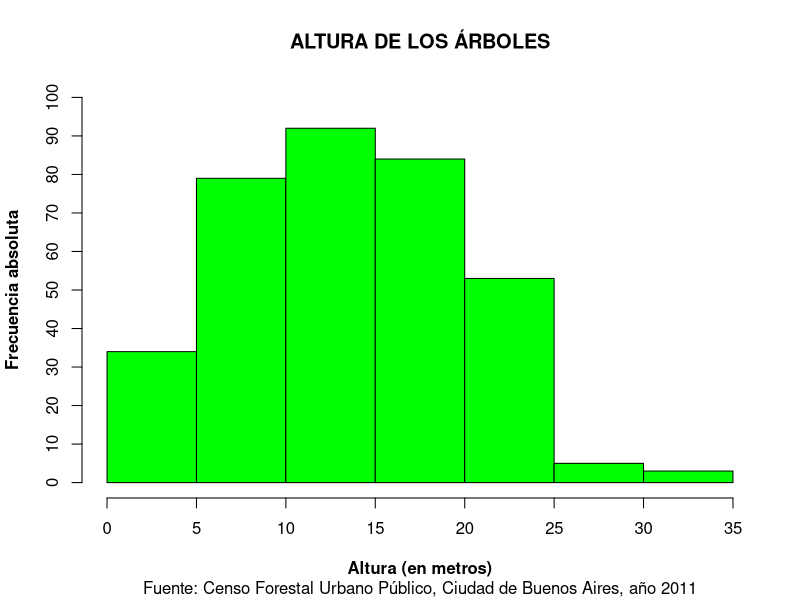
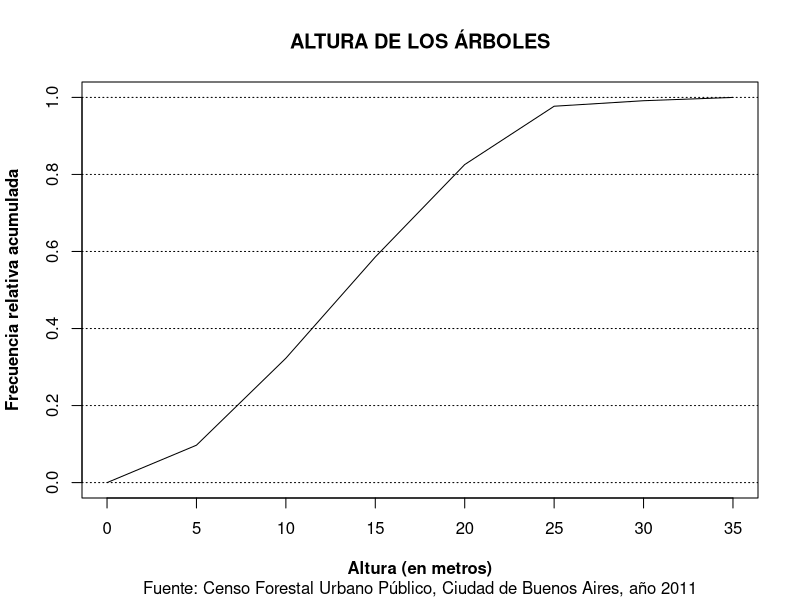
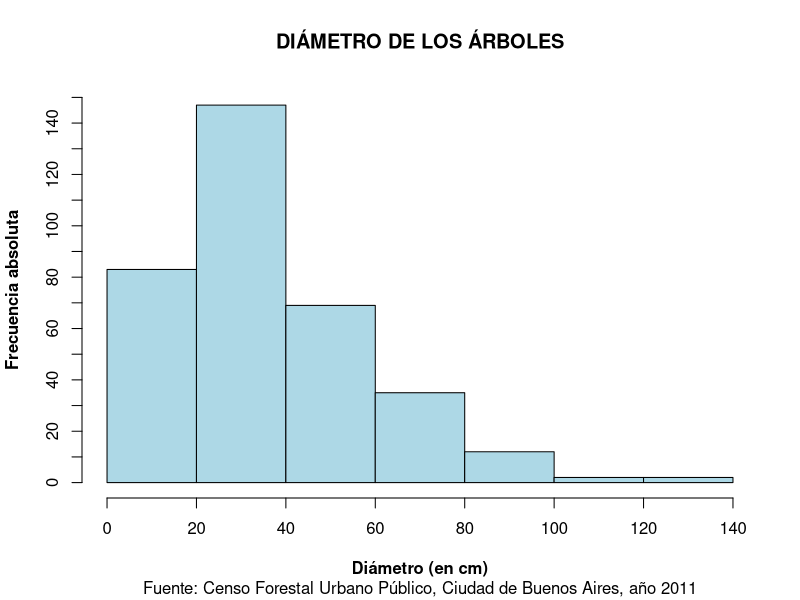
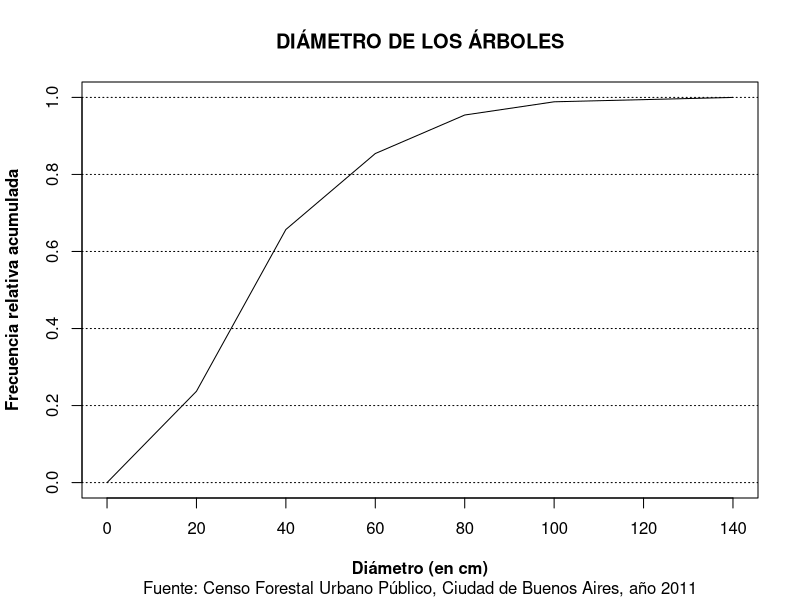
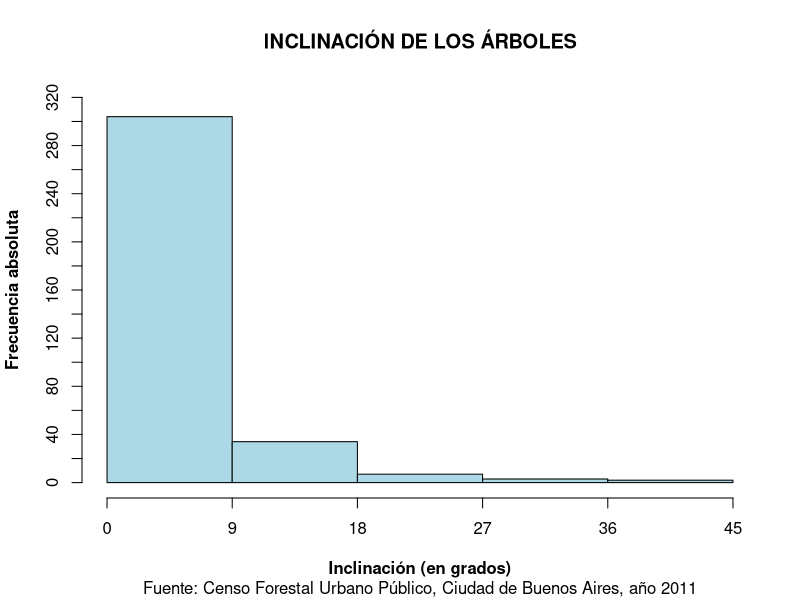
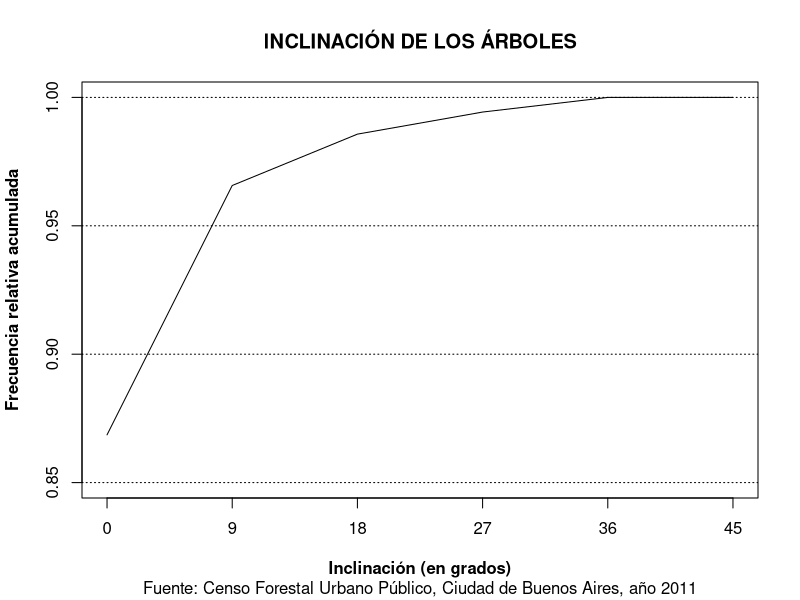
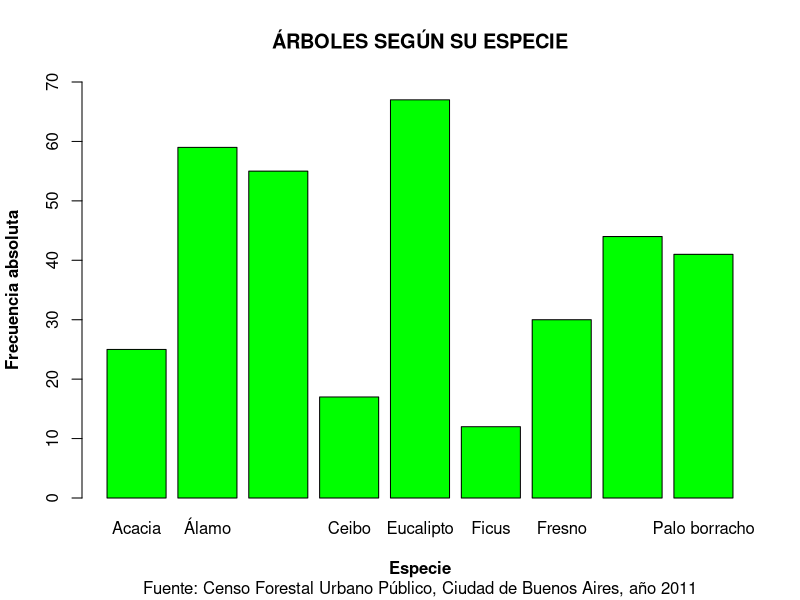
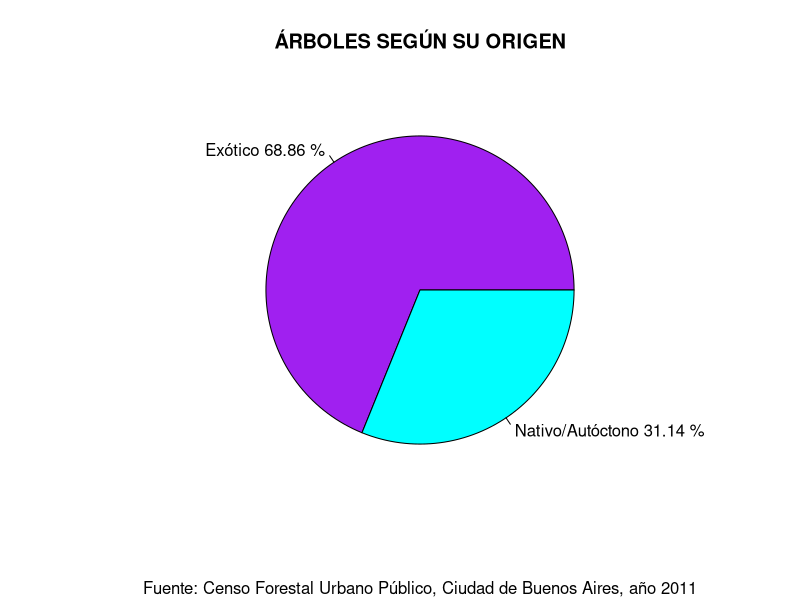

The R source for these figures, in order:
# Primer variable a analizar: ALTURA

tablasAltura <- function(Altura, fuente) {
  # Tabla de frecuencias
  frecAbs <- table(cut(Altura, seq(0, 35, 5), right = "TRUE"))
  frecRel <- round(frecAbs/length(Altura), digits = 4)
  frecAbsAcum = cumsum(frecAbs)
  frecRelAcum = round(cumsum(frecAbs/length(Altura)), digits = 4)
  tabla_altura <<- cbind(frecAbs, frecAbsAcum, frecRel, frecRelAcum)
  
  # Histograma
  tit <- "ALTURA DE LOS ÁRBOLES"
  b <- seq(0, 35, 5)
  hist(Altura, main = tit, xlab = "Altura (en metros)", ylab = "Frecuencia absoluta", 
       xlim = c(0, 35), ylim = c(0, 100), sub = fuente, col = "green", 
       breaks = b, xaxt = "n", yaxt = "n", right = TRUE, font.lab = 2)
  axis(side = 1, at = b)
  axis(side = 2, at = seq(0, 100, 10))
  
  # Polígono acumulativo
  plot(c(0, frecRelAcum), type = "l", main = tit, sub = fuente, xlab = "Altura (en metros)", 
       ylab = "Frecuencia relativa acumulada", xaxt = "n", font.lab = 2, xlim = c(1, 8))
  axis(side = 1, at = (1:8), labels = seq(0, 35, 5))
  abline(h = seq(0, 1, 0.2), lty = 3)
}

# Segunda variable a analizar: DIÁMETRO

tablasDiametro <- function(Diametro, fuente){
  
  # Tabla de frecuencias
  frecAbs <- table(cut(Diametro, seq(0, 140, 20), right = "TRUE"))
  frecRel <- round(frecAbs/length(Diametro), digits = 4)
  frecAbsAcum = cumsum(frecAbs)
  frecRelAcum = round(cumsum(frecAbs/length(Diametro)), digits = 4)
  tabla_diametro <<- cbind(frecAbs, frecAbsAcum, frecRel, frecRelAcum)
  
  # Histograma
  tit <- "DIÁMETRO DE LOS ÁRBOLES"
  b <- seq(0, 140, 20)
  hist(Diametro, main = tit, xlab = "Diámetro (en cm)", ylab = "Frecuencia absoluta", 
       xlim = c(0, 140), ylim = c(0, 150), sub = fuente, col = "lightblue", 
       breaks = b, xaxt = "n", yaxt = "n", right = TRUE, font.lab = 2)
  axis(side = 1, at = b)
  axis(side = 2, at = seq(0, 150, 10))
  
  # Polígono acumulativo.
  plot(c(0, frecRelAcum), type = "l", main = tit, sub = fuente, xlab = "Diámetro (en cm)", 
       ylab = "Frecuencia relativa acumulada", xaxt = "n", font.lab = 2)
  axis(side = 1, at = (1:8), labels = seq(0, 140, 20))
  abline(h = seq(0, 1, 0.2), lty = 3)
}

tablasInclinacion <- function(Inclinacion, fuente) {
  frecAbs <- table(cut(Inclinacion, seq(0, 45, 9), right = "FALSE"))
  frecRel <- round(frecAbs/length(Inclinacion), digits = 4)
  frecAbsAcum = cumsum(frecAbs)
  frecRelAcum = round(cumsum(frecAbs/length(Inclinacion)), digits = 4)
  tabla_inclinacion <<- cbind(frecAbs, frecAbsAcum, frecRel, frecRelAcum)
  
  tit <- "INCLINACIÓN DE LOS ÁRBOLES"
  b <- seq(0, 45, 9)
  hist(Inclinacion, main = tit, xlab = "Inclinación (en grados)", ylab = "Frecuencia absoluta", 
       xlim = c(0, 45), ylim = c(0, 320), sub = fuente, col = "lightblue", 
       breaks = b, xaxt = "n", yaxt = "n", right = FALSE, font.lab = 2)
  axis(side = 1, at = b)
  axis(side = 2, at = seq(0, 320, 20))
  
  # Polígono acumulativo.
  plot(c(frecRelAcum, 1), type = "l", main = tit, sub = fuente, xlim = c(1,6), ylim = c(0.85, 1), 
       xlab = "Inclinación (en grados)", ylab = "Frecuencia relativa acumulada", xaxt = "n", font.lab = 2)
  axis(side = 1, at = (1:6), labels = seq(0, 45, 9))
  abline(h = seq(0.85, 1, 0.05), lty = 3)
}

tablasEspecie <- function(Especie, fuente) {
   frecAbs <- table(Especie)
   
   tit <- "ÁRBOLES SEGÚN SU ESPECIE"
   barplot(frecAbs, ylim = c(0, 70), col = "green", main = tit, sub = fuente, xlab = "Especie", 
           ylab = "Frecuencia absoluta", font.lab = 2)
}

tablasOrigen <- function(Origen, fuente) {
  frecAbs <- table(Origen)
  porcentajes <- round((frecAbs / length(Origen)) * 100, digits = 2)
  lbls <- c("Exótico", "Nativo/Autóctono")
  lbls <- paste(lbls, porcentajes)
  lbls <- paste(lbls, "%")
  
  tit <- "ÁRBOLES SEGÚN SU ORIGEN"
  pie(frecAbs, labels = lbls, main = tit, sub = fuente, col = c("purple", "cyan"))
}

tablasBrotes <- function(Brotes, fuente) {
  frecAbs <- table(Brotes)
  
  tit <- "BROTES CRECIDOS POR ÁRBOL\nEN EL ÚLTIMO AÑO"
  plot(frecAbs, type = "h", main = tit, sub = fuente, xlab = "Cantidad de brotes", ylab = "Frecuencia absoluta", font.lab = 2)
}

tablasEspecieOrigen <- function(Especie, Origen, fuente) {
  frecAbs <- table(Origen, Especie)
  tit <- "ORIGEN DE LOS ÁRBOLES\nSEGÚN SU ESPECIE"
  barplot(frecAbs, beside = TRUE, ylim = c(0, 70), col = c("purple", "cyan"), main = tit, sub = fuente, xlab = "Especie", 
          ylab = "Frecuencia absoluta", font.lab = 2)
  abline(h = seq(0, 70, 10), lty = 3)
  legend("topright", legend = c("Exótico", "Nativo/Autóctono"), fill = c("purple", "cyan"))
}

tablasEspecieBrotes <- function(Especie, Brotes, fuente) {
  frecAbs <- table(Brotes, Especie)
  totalPorEspecie <- c(1:9)
  for (i in seq(1:length(levels(Especie)))) {
    totalPorEspecie[i] = sum(table(Brotes, Especie)[, i] * c(0:8))
  }
  tit <- "CANTIDAD DE BROTES POR ESPECIE\nEN EL ÚLTIMO AÑO"
  barplot(totalPorEspecie, names.arg = levels(Especie), col = "purple", ylim = c(0, 250), main = tit, sub = fuente,
          xlab = "Especie", ylab = "Frecuencia absoluta", font.lab = 2)
  abline(h = seq(0, 250, 50), lty = 3)
}

leerDatos <- function() {
  #setwd("~/TP1PyE")
  datos <- read.table(file = "base1.txt", header = TRUE, sep = "\t", 
                      col.names = c("ID", "Altura", "Diametro", "Inclinacion", "Especie", "Origen", "Brotes"))
  attach(datos)
  fuente <- "Fuente: Censo Forestal Urbano Público, Ciudad de Buenos Aires, año 2011"
  tablasAltura(Altura, fuente)
  tablasDiametro(Diametro, fuente)
  tablasInclinacion(Inclinacion, fuente)
  tablasEspecie(Especie, fuente)
  tablasOrigen(Origen, fuente)
  tablasBrotes(Brotes, fuente)
  tablasEspecieOrigen(Especie, Origen, fuente)
  tablasEspecieBrotes(Especie, Brotes, fuente)
}

leerDatos()
